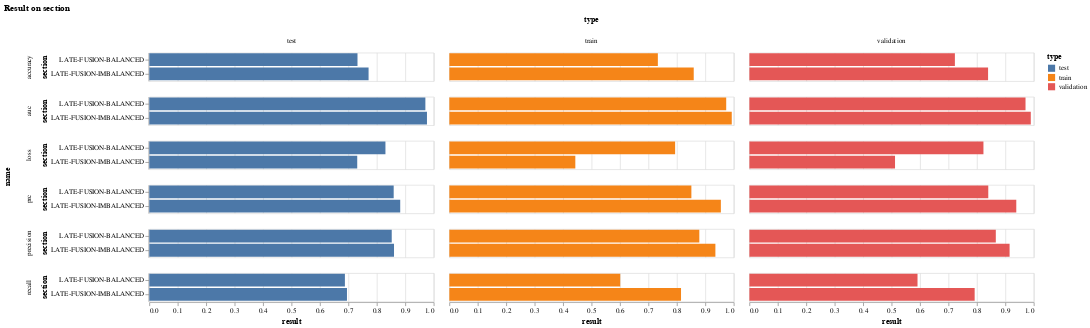

Here is the notebook cell this chart was saved with:
### Code cell
alt.Chart(late_melted_result, title="Result on section").mark_bar().encode(
  y='section',
  x='result',
  color='type',
  row='name',
  column='type',
)

### Figure 1 — Vega-Lite specification as saved in the notebook (floating-point values rounded to 4 significant figures)
{"config": {"view": {"continuousWidth": 400, "continuousHeight": 300}}, "data": {"name": "data-4ea96f6646318b5430d059ae6bcc730a"}, "mark": "bar", "encoding": {"color": {"type": "nominal", "field": "type"}, "column": {"type": "nominal", "field": "type"}, "row": {"type": "nominal", "field": "name"}, "x": {"type": "quantitative", "field": "result"}, "y": {"type": "nominal", "field": "section"}}, "title": "Result on section", "$schema": "https://vega.github.io/schema/vega-lite/v4.8.1.json", "datasets": {"data-4ea96f6646318b5430d059ae6bcc730a": [{"name": "loss", "section": "LATE-FUSION-IMBALANCED", "type": "train", "result": 0.4429}, {"name": "accuracy", "section": "LATE-FUSION-IMBALANCED", "type": "train", "result": 0.8593}, {"name": "precision", "section": "LATE-FUSION-IMBALANCED", "type": "train", "result": 0.9354}, {"name": "recall", "section": "LATE-FUSION-IMBALANCED", "type": "train", "result": 0.8146}, {"name": "auc", "section": "LATE-FUSION-IMBALANCED", "type": "train", "result": 0.993}, {"name": "prc", "section": "LATE-FUSION-IMBALANCED", "type": "train", "result": 0.9547}, {"name": "loss", "section": "LATE-FUSION-BALANCED", "type": "train", "result": 0.7938}, {"name": "accuracy", "section": "LATE-FUSION-BALANCED", "type": "train", "result": 0.7331}, {"name": "precision", "section": "LATE-FUSION-BALANCED", "type": "train", "result": 0.8789}, {"name": "recall", "section": "LATE-FUSION-BALANCED", "type": "train", "result": 0.6008}, {"name": "auc", "section": "LATE-FUSION-BALANCED", "type": "train", "result": 0.9735}, {"name": "prc", "section": "LATE-FUSION-BALANCED", "type": "train", "result": 0.851}, {"name": "loss", "section": "LATE-FUSION-IMBALANCED", "type": "validation", "result": 0.5121}, {"name": "accuracy", "section": "LATE-FUSION-IMBALANCED", "type": "validation", "result": 0.8393}, {"name": "precision", "section": "LATE-FUSION-IMBALANCED", "type": "validation", "result": 0.9149}, {"name": "recall", "section": "LATE-FUSION-IMBALANCED", "type": "validation", "result": 0.7921}, {"name": "auc", "section": "LATE-FUSION-IMBALANCED", "type": "validation", "result": 0.9894}, {"name": "prc", "section": "LATE-FUSION-IMBALANCED", "type": "validation", "result": 0.9384}, {"name": "loss", "section": "LATE-FUSION-BALANCED", "type": "validation", "result": 0.823}, {"name": "accuracy", "section": "LATE-FUSION-BALANCED", "type": "validation", "result": 0.7226}, {"name": "precision", "section": "LATE-FUSION-BALANCED", "type": "validation", "result": 0.8664}, {"name": "recall", "section": "LATE-FUSION-BALANCED", "type": "validation", "result": 0.5912}, {"name": "auc", "section": "LATE-FUSION-BALANCED", "type": "validation", "result": 0.9709}, {"name": "prc", "section": "LATE-FUSION-BALANCED", "type": "validation", "result": 0.84}, {"name": "loss", "section": "LATE-FUSION-IMBALANCED", "type": "test", "result": 0.7311}, {"name": "accuracy", "section": "LATE-FUSION-IMBALANCED", "type": "test", "result": 0.771}, {"name": "precision", "section": "LATE-FUSION-IMBALANCED", "type": "test", "result": 0.8604}, {"name": "recall", "section": "LATE-FUSION-IMBALANCED", "type": "test", "result": 0.695}, {"name": "auc", "section": "LATE-FUSION-IMBALANCED", "type": "test", "result": 0.9763}, {"name": "prc", "section": "LATE-FUSION-IMBALANCED", "type": "test", "result": 0.8823}, {"name": "loss", "section": "LATE-FUSION-BALANCED", "type": "test", "result": 0.8303}, {"name": "accuracy", "section": "LATE-FUSION-BALANCED", "type": "test", "result": 0.732}, {"name": "precision", "section": "LATE-FUSION-BALANCED", "type": "test", "result": 0.8524}, {"name": "recall", "section": "LATE-FUSION-BALANCED", "type": "test", "result": 0.6877}, {"name": "auc", "section": "LATE-FUSION-BALANCED", "type": "test", "result": 0.9707}, {"name": "prc", "section": "LATE-FUSION-BALANCED", "type": "test", "result": 0.8593}]}}
